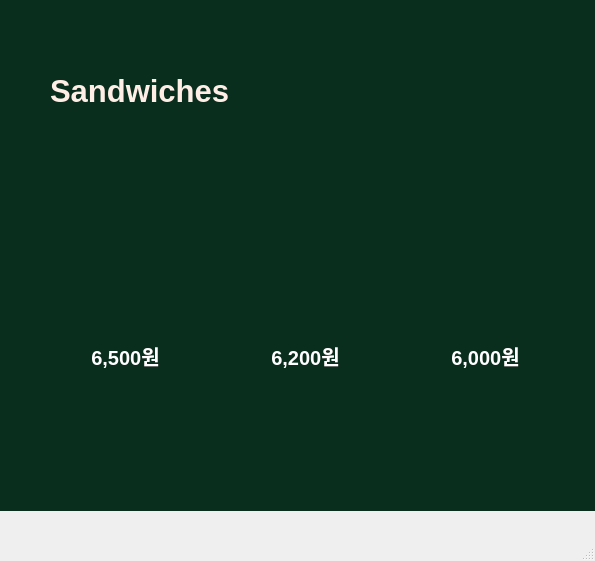
<?xml version="1.0" encoding="UTF-8"?>
<ui version="4.0">
 <class>MainWindow</class>
 <widget class="QMainWindow" name="MainWindow">
  <property name="geometry">
   <rect>
    <x>0</x>
    <y>0</y>
    <width>595</width>
    <height>561</height>
   </rect>
  </property>
  <property name="windowTitle">
   <string>MainWindow</string>
  </property>
  <widget class="QWidget" name="centralwidget">
   <widget class="QStackedWidget" name="stackedWidget">
    <property name="geometry">
     <rect>
      <x>0</x>
      <y>0</y>
      <width>601</width>
      <height>511</height>
     </rect>
    </property>
    <property name="styleSheet">
     <string notr="true">background-color: rgb(10, 46, 30);</string>
    </property>
    <widget class="QWidget" name="page">
     <widget class="QLabel" name="SandwichLabel">
      <property name="geometry">
       <rect>
        <x>50</x>
        <y>40</y>
        <width>501</width>
        <height>101</height>
       </rect>
      </property>
      <property name="palette">
       <palette>
        <active>
         <colorrole role="WindowText">
          <brush brushstyle="SolidPattern">
           <color alpha="255">
            <red>255</red>
            <green>238</green>
            <blue>230</blue>
           </color>
          </brush>
         </colorrole>
         <colorrole role="Button">
          <brush brushstyle="SolidPattern">
           <color alpha="255">
            <red>10</red>
            <green>46</green>
            <blue>30</blue>
           </color>
          </brush>
         </colorrole>
         <colorrole role="Midlight">
          <brush brushstyle="SolidPattern">
           <color alpha="255">
            <red>196</red>
            <green>203</green>
            <blue>193</blue>
           </color>
          </brush>
         </colorrole>
         <colorrole role="Dark">
          <brush brushstyle="SolidPattern">
           <color alpha="255">
            <red>105</red>
            <green>116</green>
            <blue>101</blue>
           </color>
          </brush>
         </colorrole>
         <colorrole role="Mid">
          <brush brushstyle="SolidPattern">
           <color alpha="255">
            <red>115</red>
            <green>132</green>
            <blue>108</blue>
           </color>
          </brush>
         </colorrole>
         <colorrole role="Text">
          <brush brushstyle="SolidPattern">
           <color alpha="255">
            <red>26</red>
            <green>55</green>
            <blue>35</blue>
           </color>
          </brush>
         </colorrole>
         <colorrole role="BrightText">
          <brush brushstyle="SolidPattern">
           <color alpha="255">
            <red>26</red>
            <green>55</green>
            <blue>35</blue>
           </color>
          </brush>
         </colorrole>
         <colorrole role="ButtonText">
          <brush brushstyle="SolidPattern">
           <color alpha="255">
            <red>0</red>
            <green>0</green>
            <blue>0</blue>
           </color>
          </brush>
         </colorrole>
         <colorrole role="Base">
          <brush brushstyle="SolidPattern">
           <color alpha="255">
            <red>10</red>
            <green>46</green>
            <blue>30</blue>
           </color>
          </brush>
         </colorrole>
         <colorrole role="Window">
          <brush brushstyle="SolidPattern">
           <color alpha="255">
            <red>10</red>
            <green>46</green>
            <blue>30</blue>
           </color>
          </brush>
         </colorrole>
         <colorrole role="Highlight">
          <brush brushstyle="SolidPattern">
           <color alpha="255">
            <red>26</red>
            <green>55</green>
            <blue>35</blue>
           </color>
          </brush>
         </colorrole>
         <colorrole role="HighlightedText">
          <brush brushstyle="SolidPattern">
           <color alpha="255">
            <red>254</red>
            <green>239</green>
            <blue>197</blue>
           </color>
          </brush>
         </colorrole>
         <colorrole role="LinkVisited">
          <brush brushstyle="SolidPattern">
           <color alpha="255">
            <red>205</red>
            <green>171</green>
            <blue>143</blue>
           </color>
          </brush>
         </colorrole>
         <colorrole role="AlternateBase">
          <brush brushstyle="SolidPattern">
           <color alpha="255">
            <red>69</red>
            <green>80</green>
            <blue>65</blue>
           </color>
          </brush>
         </colorrole>
         <colorrole role="ToolTipBase">
          <brush brushstyle="SolidPattern">
           <color alpha="255">
            <red>255</red>
            <green>246</green>
            <blue>242</blue>
           </color>
          </brush>
         </colorrole>
         <colorrole role="PlaceholderText">
          <brush brushstyle="SolidPattern">
           <color alpha="255">
            <red>105</red>
            <green>116</green>
            <blue>101</blue>
           </color>
          </brush>
         </colorrole>
        </active>
        <inactive>
         <colorrole role="WindowText">
          <brush brushstyle="SolidPattern">
           <color alpha="255">
            <red>255</red>
            <green>238</green>
            <blue>230</blue>
           </color>
          </brush>
         </colorrole>
         <colorrole role="Button">
          <brush brushstyle="SolidPattern">
           <color alpha="255">
            <red>10</red>
            <green>46</green>
            <blue>30</blue>
           </color>
          </brush>
         </colorrole>
         <colorrole role="Midlight">
          <brush brushstyle="SolidPattern">
           <color alpha="255">
            <red>196</red>
            <green>203</green>
            <blue>193</blue>
           </color>
          </brush>
         </colorrole>
         <colorrole role="Dark">
          <brush brushstyle="SolidPattern">
           <color alpha="255">
            <red>105</red>
            <green>116</green>
            <blue>101</blue>
           </color>
          </brush>
         </colorrole>
         <colorrole role="Mid">
          <brush brushstyle="SolidPattern">
           <color alpha="255">
            <red>115</red>
            <green>132</green>
            <blue>108</blue>
           </color>
          </brush>
         </colorrole>
         <colorrole role="Text">
          <brush brushstyle="SolidPattern">
           <color alpha="255">
            <red>26</red>
            <green>55</green>
            <blue>35</blue>
           </color>
          </brush>
         </colorrole>
         <colorrole role="BrightText">
          <brush brushstyle="SolidPattern">
           <color alpha="255">
            <red>26</red>
            <green>55</green>
            <blue>35</blue>
           </color>
          </brush>
         </colorrole>
         <colorrole role="ButtonText">
          <brush brushstyle="SolidPattern">
           <color alpha="255">
            <red>0</red>
            <green>0</green>
            <blue>0</blue>
           </color>
          </brush>
         </colorrole>
         <colorrole role="Base">
          <brush brushstyle="SolidPattern">
           <color alpha="255">
            <red>10</red>
            <green>46</green>
            <blue>30</blue>
           </color>
          </brush>
         </colorrole>
         <colorrole role="Window">
          <brush brushstyle="SolidPattern">
           <color alpha="255">
            <red>10</red>
            <green>46</green>
            <blue>30</blue>
           </color>
          </brush>
         </colorrole>
         <colorrole role="Highlight">
          <brush brushstyle="SolidPattern">
           <color alpha="255">
            <red>26</red>
            <green>55</green>
            <blue>35</blue>
           </color>
          </brush>
         </colorrole>
         <colorrole role="HighlightedText">
          <brush brushstyle="SolidPattern">
           <color alpha="255">
            <red>254</red>
            <green>239</green>
            <blue>197</blue>
           </color>
          </brush>
         </colorrole>
         <colorrole role="LinkVisited">
          <brush brushstyle="SolidPattern">
           <color alpha="255">
            <red>205</red>
            <green>171</green>
            <blue>143</blue>
           </color>
          </brush>
         </colorrole>
         <colorrole role="AlternateBase">
          <brush brushstyle="SolidPattern">
           <color alpha="255">
            <red>69</red>
            <green>80</green>
            <blue>65</blue>
           </color>
          </brush>
         </colorrole>
         <colorrole role="ToolTipBase">
          <brush brushstyle="SolidPattern">
           <color alpha="255">
            <red>255</red>
            <green>246</green>
            <blue>242</blue>
           </color>
          </brush>
         </colorrole>
         <colorrole role="PlaceholderText">
          <brush brushstyle="SolidPattern">
           <color alpha="255">
            <red>105</red>
            <green>116</green>
            <blue>101</blue>
           </color>
          </brush>
         </colorrole>
        </inactive>
        <disabled>
         <colorrole role="WindowText">
          <brush brushstyle="SolidPattern">
           <color alpha="255">
            <red>105</red>
            <green>116</green>
            <blue>101</blue>
           </color>
          </brush>
         </colorrole>
         <colorrole role="Button">
          <brush brushstyle="SolidPattern">
           <color alpha="255">
            <red>10</red>
            <green>46</green>
            <blue>30</blue>
           </color>
          </brush>
         </colorrole>
         <colorrole role="Midlight">
          <brush brushstyle="SolidPattern">
           <color alpha="255">
            <red>196</red>
            <green>203</green>
            <blue>193</blue>
           </color>
          </brush>
         </colorrole>
         <colorrole role="Dark">
          <brush brushstyle="SolidPattern">
           <color alpha="255">
            <red>105</red>
            <green>116</green>
            <blue>101</blue>
           </color>
          </brush>
         </colorrole>
         <colorrole role="Mid">
          <brush brushstyle="SolidPattern">
           <color alpha="255">
            <red>115</red>
            <green>132</green>
            <blue>108</blue>
           </color>
          </brush>
         </colorrole>
         <colorrole role="Text">
          <brush brushstyle="SolidPattern">
           <color alpha="255">
            <red>105</red>
            <green>116</green>
            <blue>101</blue>
           </color>
          </brush>
         </colorrole>
         <colorrole role="BrightText">
          <brush brushstyle="SolidPattern">
           <color alpha="255">
            <red>26</red>
            <green>55</green>
            <blue>35</blue>
           </color>
          </brush>
         </colorrole>
         <colorrole role="ButtonText">
          <brush brushstyle="SolidPattern">
           <color alpha="255">
            <red>105</red>
            <green>116</green>
            <blue>101</blue>
           </color>
          </brush>
         </colorrole>
         <colorrole role="Base">
          <brush brushstyle="SolidPattern">
           <color alpha="255">
            <red>10</red>
            <green>46</green>
            <blue>30</blue>
           </color>
          </brush>
         </colorrole>
         <colorrole role="Window">
          <brush brushstyle="SolidPattern">
           <color alpha="255">
            <red>10</red>
            <green>46</green>
            <blue>30</blue>
           </color>
          </brush>
         </colorrole>
         <colorrole role="Highlight">
          <brush brushstyle="SolidPattern">
           <color alpha="255">
            <red>145</red>
            <green>145</green>
            <blue>145</blue>
           </color>
          </brush>
         </colorrole>
         <colorrole role="HighlightedText">
          <brush brushstyle="SolidPattern">
           <color alpha="255">
            <red>254</red>
            <green>239</green>
            <blue>197</blue>
           </color>
          </brush>
         </colorrole>
         <colorrole role="LinkVisited">
          <brush brushstyle="SolidPattern">
           <color alpha="255">
            <red>205</red>
            <green>171</green>
            <blue>143</blue>
           </color>
          </brush>
         </colorrole>
         <colorrole role="AlternateBase">
          <brush brushstyle="SolidPattern">
           <color alpha="255">
            <red>69</red>
            <green>80</green>
            <blue>65</blue>
           </color>
          </brush>
         </colorrole>
         <colorrole role="ToolTipBase">
          <brush brushstyle="SolidPattern">
           <color alpha="255">
            <red>255</red>
            <green>246</green>
            <blue>242</blue>
           </color>
          </brush>
         </colorrole>
         <colorrole role="PlaceholderText">
          <brush brushstyle="SolidPattern">
           <color alpha="255">
            <red>105</red>
            <green>116</green>
            <blue>101</blue>
           </color>
          </brush>
         </colorrole>
        </disabled>
       </palette>
      </property>
      <property name="font">
       <font>
        <pointsize>23</pointsize>
        <weight>75</weight>
        <bold>true</bold>
       </font>
      </property>
      <property name="text">
       <string>Sandwiches</string>
      </property>
     </widget>
     <widget class="QPushButton" name="BulgogiBtn">
      <property name="geometry">
       <rect>
        <x>50</x>
        <y>190</y>
        <width>151</width>
        <height>151</height>
       </rect>
      </property>
      <property name="styleSheet">
       <string notr="true">QPushButton {
    border: none;
    background-image: url(/home/addinedu/roscamp-repo-3/SerboWay_GUI/PyQt/Bulgogi141.png);
    background-repeat: no-repeat;
    background-position: center;
    min-width: 141px;
    min-height: 141px;
}</string>
      </property>
      <property name="text">
       <string/>
      </property>
     </widget>
     <widget class="QPushButton" name="ShrimpBtn">
      <property name="geometry">
       <rect>
        <x>230</x>
        <y>190</y>
        <width>151</width>
        <height>151</height>
       </rect>
      </property>
      <property name="styleSheet">
       <string notr="true">QPushButton {
    border: none;
    background-image: url(/home/addinedu/roscamp-repo-3/SerboWay_GUI/PyQt/Shrimp141.png);
    background-repeat: no-repeat;
    background-position: center;
    min-width: 141px;
    min-height: 141px;
}</string>
      </property>
      <property name="text">
       <string/>
      </property>
     </widget>
     <widget class="QPushButton" name="BaconBtn">
      <property name="geometry">
       <rect>
        <x>410</x>
        <y>190</y>
        <width>151</width>
        <height>151</height>
       </rect>
      </property>
      <property name="styleSheet">
       <string notr="true">QPushButton {
    border: none;
    background-image: url(/home/addinedu/roscamp-repo-3/SerboWay_GUI/PyQt/Bacon141.png);
    background-repeat: no-repeat;
    background-position: center;
    min-width: 100px;
    min-height: 100px;
}</string>
      </property>
      <property name="text">
       <string/>
      </property>
     </widget>
     <widget class="QLabel" name="BulPrice">
      <property name="geometry">
       <rect>
        <x>60</x>
        <y>340</y>
        <width>131</width>
        <height>31</height>
       </rect>
      </property>
      <property name="palette">
       <palette>
        <active>
         <colorrole role="WindowText">
          <brush brushstyle="SolidPattern">
           <color alpha="255">
            <red>255</red>
            <green>255</green>
            <blue>255</blue>
           </color>
          </brush>
         </colorrole>
         <colorrole role="Button">
          <brush brushstyle="SolidPattern">
           <color alpha="255">
            <red>10</red>
            <green>46</green>
            <blue>30</blue>
           </color>
          </brush>
         </colorrole>
         <colorrole role="ButtonText">
          <brush brushstyle="SolidPattern">
           <color alpha="255">
            <red>255</red>
            <green>255</green>
            <blue>255</blue>
           </color>
          </brush>
         </colorrole>
         <colorrole role="Base">
          <brush brushstyle="SolidPattern">
           <color alpha="255">
            <red>10</red>
            <green>46</green>
            <blue>30</blue>
           </color>
          </brush>
         </colorrole>
         <colorrole role="Window">
          <brush brushstyle="SolidPattern">
           <color alpha="255">
            <red>10</red>
            <green>46</green>
            <blue>30</blue>
           </color>
          </brush>
         </colorrole>
        </active>
        <inactive>
         <colorrole role="WindowText">
          <brush brushstyle="SolidPattern">
           <color alpha="255">
            <red>255</red>
            <green>255</green>
            <blue>255</blue>
           </color>
          </brush>
         </colorrole>
         <colorrole role="Button">
          <brush brushstyle="SolidPattern">
           <color alpha="255">
            <red>10</red>
            <green>46</green>
            <blue>30</blue>
           </color>
          </brush>
         </colorrole>
         <colorrole role="ButtonText">
          <brush brushstyle="SolidPattern">
           <color alpha="255">
            <red>255</red>
            <green>255</green>
            <blue>255</blue>
           </color>
          </brush>
         </colorrole>
         <colorrole role="Base">
          <brush brushstyle="SolidPattern">
           <color alpha="255">
            <red>10</red>
            <green>46</green>
            <blue>30</blue>
           </color>
          </brush>
         </colorrole>
         <colorrole role="Window">
          <brush brushstyle="SolidPattern">
           <color alpha="255">
            <red>10</red>
            <green>46</green>
            <blue>30</blue>
           </color>
          </brush>
         </colorrole>
        </inactive>
        <disabled>
         <colorrole role="WindowText">
          <brush brushstyle="SolidPattern">
           <color alpha="255">
            <red>190</red>
            <green>190</green>
            <blue>190</blue>
           </color>
          </brush>
         </colorrole>
         <colorrole role="Button">
          <brush brushstyle="SolidPattern">
           <color alpha="255">
            <red>10</red>
            <green>46</green>
            <blue>30</blue>
           </color>
          </brush>
         </colorrole>
         <colorrole role="ButtonText">
          <brush brushstyle="SolidPattern">
           <color alpha="255">
            <red>190</red>
            <green>190</green>
            <blue>190</blue>
           </color>
          </brush>
         </colorrole>
         <colorrole role="Base">
          <brush brushstyle="SolidPattern">
           <color alpha="255">
            <red>10</red>
            <green>46</green>
            <blue>30</blue>
           </color>
          </brush>
         </colorrole>
         <colorrole role="Window">
          <brush brushstyle="SolidPattern">
           <color alpha="255">
            <red>10</red>
            <green>46</green>
            <blue>30</blue>
           </color>
          </brush>
         </colorrole>
        </disabled>
       </palette>
      </property>
      <property name="font">
       <font>
        <pointsize>15</pointsize>
        <weight>75</weight>
        <bold>true</bold>
       </font>
      </property>
      <property name="text">
       <string>6,500원</string>
      </property>
      <property name="alignment">
       <set>Qt::AlignCenter</set>
      </property>
     </widget>
     <widget class="QLabel" name="ShrPrice">
      <property name="geometry">
       <rect>
        <x>240</x>
        <y>340</y>
        <width>131</width>
        <height>31</height>
       </rect>
      </property>
      <property name="palette">
       <palette>
        <active>
         <colorrole role="WindowText">
          <brush brushstyle="SolidPattern">
           <color alpha="255">
            <red>255</red>
            <green>255</green>
            <blue>255</blue>
           </color>
          </brush>
         </colorrole>
         <colorrole role="Button">
          <brush brushstyle="SolidPattern">
           <color alpha="255">
            <red>10</red>
            <green>46</green>
            <blue>30</blue>
           </color>
          </brush>
         </colorrole>
         <colorrole role="ButtonText">
          <brush brushstyle="SolidPattern">
           <color alpha="255">
            <red>255</red>
            <green>255</green>
            <blue>255</blue>
           </color>
          </brush>
         </colorrole>
         <colorrole role="Base">
          <brush brushstyle="SolidPattern">
           <color alpha="255">
            <red>10</red>
            <green>46</green>
            <blue>30</blue>
           </color>
          </brush>
         </colorrole>
         <colorrole role="Window">
          <brush brushstyle="SolidPattern">
           <color alpha="255">
            <red>10</red>
            <green>46</green>
            <blue>30</blue>
           </color>
          </brush>
         </colorrole>
        </active>
        <inactive>
         <colorrole role="WindowText">
          <brush brushstyle="SolidPattern">
           <color alpha="255">
            <red>255</red>
            <green>255</green>
            <blue>255</blue>
           </color>
          </brush>
         </colorrole>
         <colorrole role="Button">
          <brush brushstyle="SolidPattern">
           <color alpha="255">
            <red>10</red>
            <green>46</green>
            <blue>30</blue>
           </color>
          </brush>
         </colorrole>
         <colorrole role="ButtonText">
          <brush brushstyle="SolidPattern">
           <color alpha="255">
            <red>255</red>
            <green>255</green>
            <blue>255</blue>
           </color>
          </brush>
         </colorrole>
         <colorrole role="Base">
          <brush brushstyle="SolidPattern">
           <color alpha="255">
            <red>10</red>
            <green>46</green>
            <blue>30</blue>
           </color>
          </brush>
         </colorrole>
         <colorrole role="Window">
          <brush brushstyle="SolidPattern">
           <color alpha="255">
            <red>10</red>
            <green>46</green>
            <blue>30</blue>
           </color>
          </brush>
         </colorrole>
        </inactive>
        <disabled>
         <colorrole role="WindowText">
          <brush brushstyle="SolidPattern">
           <color alpha="255">
            <red>190</red>
            <green>190</green>
            <blue>190</blue>
           </color>
          </brush>
         </colorrole>
         <colorrole role="Button">
          <brush brushstyle="SolidPattern">
           <color alpha="255">
            <red>10</red>
            <green>46</green>
            <blue>30</blue>
           </color>
          </brush>
         </colorrole>
         <colorrole role="ButtonText">
          <brush brushstyle="SolidPattern">
           <color alpha="255">
            <red>190</red>
            <green>190</green>
            <blue>190</blue>
           </color>
          </brush>
         </colorrole>
         <colorrole role="Base">
          <brush brushstyle="SolidPattern">
           <color alpha="255">
            <red>10</red>
            <green>46</green>
            <blue>30</blue>
           </color>
          </brush>
         </colorrole>
         <colorrole role="Window">
          <brush brushstyle="SolidPattern">
           <color alpha="255">
            <red>10</red>
            <green>46</green>
            <blue>30</blue>
           </color>
          </brush>
         </colorrole>
        </disabled>
       </palette>
      </property>
      <property name="font">
       <font>
        <pointsize>15</pointsize>
        <weight>75</weight>
        <bold>true</bold>
       </font>
      </property>
      <property name="text">
       <string>6,200원</string>
      </property>
      <property name="alignment">
       <set>Qt::AlignCenter</set>
      </property>
     </widget>
     <widget class="QLabel" name="BaconPrice">
      <property name="geometry">
       <rect>
        <x>420</x>
        <y>340</y>
        <width>131</width>
        <height>31</height>
       </rect>
      </property>
      <property name="palette">
       <palette>
        <active>
         <colorrole role="WindowText">
          <brush brushstyle="SolidPattern">
           <color alpha="255">
            <red>255</red>
            <green>255</green>
            <blue>255</blue>
           </color>
          </brush>
         </colorrole>
         <colorrole role="Button">
          <brush brushstyle="SolidPattern">
           <color alpha="255">
            <red>10</red>
            <green>46</green>
            <blue>30</blue>
           </color>
          </brush>
         </colorrole>
         <colorrole role="ButtonText">
          <brush brushstyle="SolidPattern">
           <color alpha="255">
            <red>255</red>
            <green>255</green>
            <blue>255</blue>
           </color>
          </brush>
         </colorrole>
         <colorrole role="Base">
          <brush brushstyle="SolidPattern">
           <color alpha="255">
            <red>10</red>
            <green>46</green>
            <blue>30</blue>
           </color>
          </brush>
         </colorrole>
         <colorrole role="Window">
          <brush brushstyle="SolidPattern">
           <color alpha="255">
            <red>10</red>
            <green>46</green>
            <blue>30</blue>
           </color>
          </brush>
         </colorrole>
        </active>
        <inactive>
         <colorrole role="WindowText">
          <brush brushstyle="SolidPattern">
           <color alpha="255">
            <red>255</red>
            <green>255</green>
            <blue>255</blue>
           </color>
          </brush>
         </colorrole>
         <colorrole role="Button">
          <brush brushstyle="SolidPattern">
           <color alpha="255">
            <red>10</red>
            <green>46</green>
            <blue>30</blue>
           </color>
          </brush>
         </colorrole>
         <colorrole role="ButtonText">
          <brush brushstyle="SolidPattern">
           <color alpha="255">
            <red>255</red>
            <green>255</green>
            <blue>255</blue>
           </color>
          </brush>
         </colorrole>
         <colorrole role="Base">
          <brush brushstyle="SolidPattern">
           <color alpha="255">
            <red>10</red>
            <green>46</green>
            <blue>30</blue>
           </color>
          </brush>
         </colorrole>
         <colorrole role="Window">
          <brush brushstyle="SolidPattern">
           <color alpha="255">
            <red>10</red>
            <green>46</green>
            <blue>30</blue>
           </color>
          </brush>
         </colorrole>
        </inactive>
        <disabled>
         <colorrole role="WindowText">
          <brush brushstyle="SolidPattern">
           <color alpha="255">
            <red>190</red>
            <green>190</green>
            <blue>190</blue>
           </color>
          </brush>
         </colorrole>
         <colorrole role="Button">
          <brush brushstyle="SolidPattern">
           <color alpha="255">
            <red>10</red>
            <green>46</green>
            <blue>30</blue>
           </color>
          </brush>
         </colorrole>
         <colorrole role="ButtonText">
          <brush brushstyle="SolidPattern">
           <color alpha="255">
            <red>190</red>
            <green>190</green>
            <blue>190</blue>
           </color>
          </brush>
         </colorrole>
         <colorrole role="Base">
          <brush brushstyle="SolidPattern">
           <color alpha="255">
            <red>10</red>
            <green>46</green>
            <blue>30</blue>
           </color>
          </brush>
         </colorrole>
         <colorrole role="Window">
          <brush brushstyle="SolidPattern">
           <color alpha="255">
            <red>10</red>
            <green>46</green>
            <blue>30</blue>
           </color>
          </brush>
         </colorrole>
        </disabled>
       </palette>
      </property>
      <property name="font">
       <font>
        <pointsize>15</pointsize>
        <weight>75</weight>
        <bold>true</bold>
       </font>
      </property>
      <property name="text">
       <string>6,000원</string>
      </property>
      <property name="alignment">
       <set>Qt::AlignCenter</set>
      </property>
     </widget>
    </widget>
    <widget class="QWidget" name="page_2"/>
   </widget>
  </widget>
  <widget class="QMenuBar" name="menubar">
   <property name="geometry">
    <rect>
     <x>0</x>
     <y>0</y>
     <width>595</width>
     <height>24</height>
    </rect>
   </property>
  </widget>
  <widget class="QStatusBar" name="statusbar"/>
 </widget>
 <resources/>
 <connections/>
</ui>
